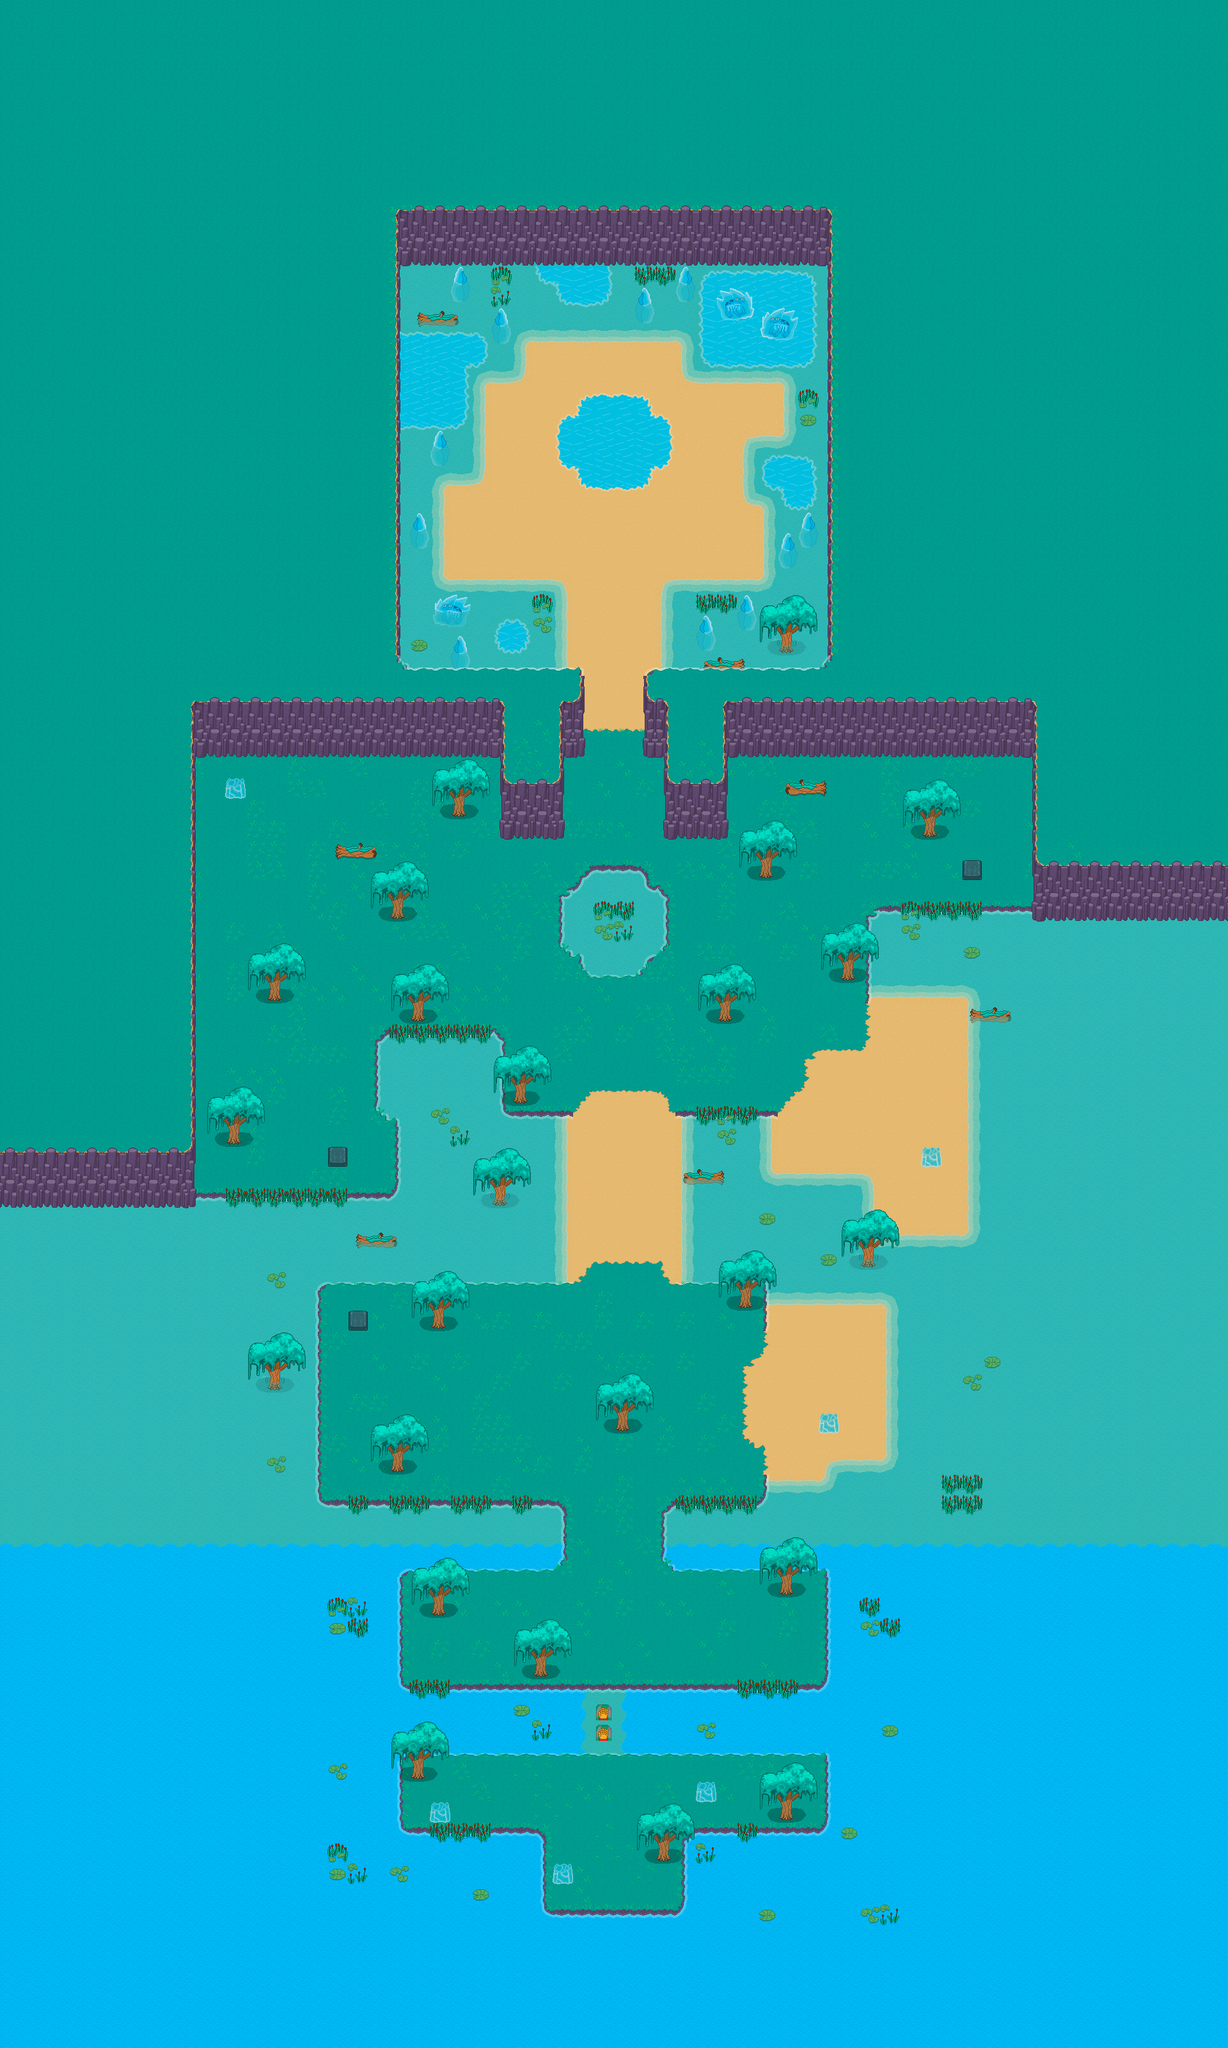

Rendered tile map (Tiled .tmx) drawn with the repository's tilesets; below, a short description and the map source with its tile grids summarised:
An orthogonal 60x100 tile map with 32x32 px tiles, 8 tile layers (Water, Floor, BossDeco, BossFrogs, ...), 2 tilesets and 195 objects.

<map version="1.9" tiledversion="1.9.2" orientation="orthogonal" renderorder="right-down" width="60" height="100" tilewidth="32" tileheight="32" infinite="0" nextlayerid="15" nextobjectid="296">
 <tileset firstgid="1" name="Tileset_Lake" tilewidth="32" tileheight="32" tilecount="500" columns="25">
  <image source="Tilesets/Tileset_Lake.png" width="800" height="640" />
 </tileset>
 <tileset firstgid="501" name="Tileset_Puzzle" tilewidth="32" tileheight="32" tilecount="24" columns="6">
  <image source="Tilesets/Tileset_Puzzle.png" width="192" height="128" />
 </tileset>
 <layer id="1" name="Water" width="60" height="100">
  <properties>
   <property name="Draw" type="bool" value="true" />
  </properties>
  <data>[6000 cells, 2882 non-empty, 8 distinct tile ids]</data>
 </layer>
 <layer id="2" name="Floor" width="60" height="100">
  <properties>
   <property name="Draw" type="bool" value="true" />
  </properties>
  <data>[6000 cells, 3063 non-empty, 23 distinct tile ids]</data>
 </layer>
 <layer id="12" name="BossDeco" width="60" height="100">
  <properties>
   <property name="Draw" type="bool" value="true" />
  </properties>
  <data>[6000 cells, 150 non-empty, 49 distinct tile ids]</data>
 </layer>
 <layer id="13" name="BossFrogs" width="60" height="100">
  <properties>
   <property name="Draw" type="bool" value="true" />
  </properties>
  <data>[6000 cells, 12 non-empty, 12 distinct tile ids]</data>
 </layer>
 <layer id="3" name="Edges" width="60" height="100">
  <properties>
   <property name="Draw" type="bool" value="true" />
  </properties>
  <data>[6000 cells, 269 non-empty, 29 distinct tile ids]</data>
 </layer>
 <layer id="4" name="Plants" width="60" height="100">
  <properties>
   <property name="Draw" type="bool" value="true" />
  </properties>
  <data>[6000 cells, 302 non-empty, 38 distinct tile ids]</data>
 </layer>
 <layer id="6" name="Walls" width="60" height="100">
  <properties>
   <property name="Draw" type="bool" value="true" />
  </properties>
  <data>[6000 cells, 837 non-empty, 40 distinct tile ids]</data>
 </layer>
 <layer id="5" name="Puzzle" width="60" height="100">
  <data>[6000 cells, 30 non-empty, 7 distinct tile ids]</data>
 </layer>
 <objectgroup id="7" name="Collisions">
  <object id="1" x="305.648" y="1181.36" width="590.293" height="0.25" />
  <object id="2" x="1023.97" y="1181.54" width="591.467" height="0.0666667" />
  <object id="4" x="782.606" y="1181.94" width="99" height="129" />
  <object id="5" x="1038.07" y="1181.61" width="100" height="129.5" />
  <object id="6" x="922.94" y="1351.92" width="79.6667" height="172.72" />
  <object id="9" x="874.94" y="1397.86" width="170.167" height="80.1667" />
  <object id="15" x="1357.27" y="1433.66" width="0.013587" height="134.322" />
  <object id="16" x="1532.27" y="1539.16" width="0.0113636" height="408.048" />
  <object id="17" x="1404.27" y="2019.18" width="0.0441111" height="281.15" />
  <object id="19" x="1195.96" y="2330.8" width="113.791" height="0.0861111" />
  <object id="20" x="1309.67" y="2300.28" width="0.1965" height="30.5747" />
  <object id="21" x="1035.29" y="2347.53" width="155.779" height="0.0616804" />
  <object id="22" x="1083.44" y="1736.69" width="0.0205" height="269.302" />
  <object id="24" x="1196.44" y="2019.15" width="207.844" height="0.0334875" />
  <object id="25" x="786.543" y="1628.21" width="0.0625" height="107.977" />
  <object id="26" x="867.422" y="1736.23" width="0.0166667" height="269.771" />
  <object id="28" x="507.77" y="2005.98" width="359.663" height="0.0208333" />
  <object id="29" x="500.508" y="2012.39" width="0.0171535" height="333.475" />
  <object id="31" x="500.519" y="2345.86" width="384.163" height="0.0263677" />
  <object id="32" x="500.533" y="2012.39" width="7.22733" height="0.00466667" />
  <object id="36" x="1613.86" y="1181.55" width="0.148221" height="234.836" />
  <object id="37" x="305.722" y="1180.86" width="0.0499967" height="683.868" />
  <object id="38" x="1068.3" y="1831.69" width="15.25" height="18.5" />
  <object id="39" x="524.091" y="1317.5" width="65.1136" height="24.8523" />
  <object id="41" x="1228.18" y="1218.35" width="65.0795" height="23.6023" />
  <object id="42" x="1516.36" y="1575.66" width="15.9091" height="22.8523" />
  <object id="43" x="710.429" y="1236.74" width="15.0425" height="30.4833" />
  <object id="44" x="677.637" y="1212.91" width="87.2727" height="24.4545" />
  <object id="45" x="679.546" y="1201.81" width="80.3636" height="13.7272" />
  <object id="46" x="704.637" y="1198.53" width="50" height="3.90905" />
  <object id="47" x="712" y="1192.44" width="36.5455" height="6.63632" />
  <object id="48" x="715.818" y="1185.99" width="28.5455" height="6.63632" />
  <object id="49" x="614.929" y="1396.99" width="15.0425" height="30.4833" />
  <object id="50" x="582.137" y="1373.16" width="87.2727" height="24.4545" />
  <object id="51" x="584.046" y="1362.06" width="80.3636" height="13.7272" />
  <object id="52" x="609.137" y="1358.79" width="50" height="3.90905" />
  <object id="53" x="616.5" y="1352.69" width="36.5455" height="6.63632" />
  <object id="54" x="620.318" y="1346.24" width="28.5455" height="6.63632" />
  <object id="55" x="646.429" y="1557.07" width="15.0425" height="30.4833" />
  <object id="56" x="613.637" y="1533.25" width="87.2727" height="24.4545" />
  <object id="57" x="615.546" y="1522.14" width="80.3636" height="13.7272" />
  <object id="58" x="640.637" y="1518.87" width="50" height="3.90905" />
  <object id="59" x="648" y="1512.78" width="36.5455" height="6.63632" />
  <object id="60" x="651.818" y="1506.32" width="28.5455" height="6.63632" />
  <object id="61" x="422.429" y="1525.41" width="15.0425" height="30.4833" />
  <object id="62" x="389.636" y="1501.58" width="87.2727" height="24.4545" />
  <object id="63" x="391.545" y="1490.48" width="80.3636" height="13.7272" />
  <object id="64" x="416.636" y="1487.2" width="50" height="3.90905" />
  <object id="65" x="424" y="1481.11" width="36.5455" height="6.63632" />
  <object id="66" x="427.818" y="1474.66" width="28.5455" height="6.63632" />
  <object id="67" x="358.428" y="1749.41" width="15.0425" height="30.4833" />
  <object id="68" x="325.636" y="1725.58" width="87.2727" height="24.4545" />
  <object id="69" x="327.545" y="1714.48" width="80.3636" height="13.7272" />
  <object id="70" x="352.636" y="1711.2" width="50" height="3.90905" />
  <object id="71" x="359.999" y="1705.11" width="36.5455" height="6.63632" />
  <object id="72" x="363.817" y="1698.66" width="28.5455" height="6.63632" />
  <object id="73" x="1446.09" y="1269.07" width="15.0425" height="30.4833" />
  <object id="74" x="1413.3" y="1245.25" width="87.2727" height="24.4545" />
  <object id="75" x="1415.21" y="1234.14" width="80.3636" height="13.7272" />
  <object id="76" x="1440.3" y="1230.87" width="50" height="3.90905" />
  <object id="77" x="1447.66" y="1224.78" width="36.5455" height="6.63632" />
  <object id="78" x="1451.48" y="1218.32" width="28.5455" height="6.63632" />
  <object id="79" x="1190.43" y="1333.07" width="15.0425" height="30.4833" />
  <object id="80" x="1157.64" y="1309.25" width="87.2727" height="24.4545" />
  <object id="81" x="1159.55" y="1298.14" width="80.3636" height="13.7272" />
  <object id="82" x="1184.64" y="1294.87" width="50" height="3.90905" />
  <object id="83" x="1192" y="1288.78" width="36.5455" height="6.63632" />
  <object id="84" x="1195.82" y="1282.32" width="28.5455" height="6.63632" />
  <object id="85" x="1318.43" y="1493.24" width="15.0425" height="30.4833" />
  <object id="86" x="1285.64" y="1469.41" width="87.2727" height="24.4545" />
  <object id="87" x="1287.55" y="1458.31" width="80.3636" height="13.7272" />
  </objectgroup>
 <objectgroup id="14" name="Elipses">
  <properties>
   <property name="Type" type="int" value="235" />
  </properties>
  <!-- 5 objects omitted --></objectgroup>
</map>
<!-- 124 of 195 objects omitted -->
